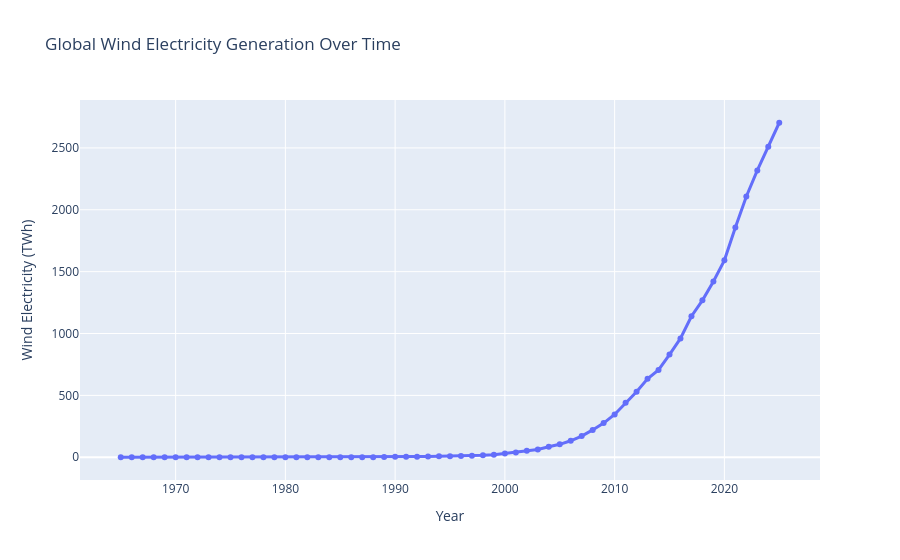

Notebook source saved alongside this figure:
### Code cell
import plotly.express as px

fig = px.line(
    wind_trend,
    x="year",
    y="wind_electricity",
    title="Global Wind Electricity Generation Over Time",
    labels={
        "year": "Year",
        "wind_electricity": "Wind Electricity (TWh)"
    },
    markers=True
)

fig.update_traces(
    line=dict(width=3),
    marker=dict(size=6)
)

fig.show()

### Figure 1 — Plotly figure (JSON) as saved in the notebook; plotly's stock layout.template omitted (floating-point values rounded to 4 significant figures)
{"data": [{"hovertemplate": "Year=%{x}<br>Wind Electricity (TWh)=%{y}<extra></extra>", "legendgroup": "", "line": {"color": "#636efa", "dash": "solid", "width": 3}, "marker": {"size": 6, "symbol": "circle"}, "mode": "lines+markers", "name": "", "orientation": "v", "showlegend": false, "type": "scatter", "x": [1965, 1966, 1967, 1968, 1969, 1970, 1971, 1972, 1973, 1974, 1975, 1976, 1977, 1978, 1979, 1980, 1981, 1982, 1983, 1984, 1985, 1986, 1987, 1988, 1989, 1990, 1991, 1992, 1993, 1994, 1995, 1996, 1997, 1998, 1999, 2000, 2001, 2002, 2003, 2004, 2005, 2006, 2007, 2008, 2009, 2010, 2011, 2012, 2013, 2014, 2015, 2016, 2017, 2018, 2019, 2020, 2021, 2022, 2023, 2024, 2025], "xaxis": "x", "y": [0.0, 0.0, 0.0, 0.0, 0.0, 0.0, 0.0, 0.0, 0.0, 0.0, 0.0, 0.0, 0.0, 0.003, 0.006, 0.01, 0.01, 0.019, 0.033, 0.045, 0.064, 0.139, 0.196, 0.332, 2.649, 3.632, 4.196, 4.747, 5.768, 7.639, 8.463, 9.217, 11.99, 15.94, 21.09, 31.14, 38.17, 52.19, 63.17, 85.45, 104.4, 133.2, 171.2, 220.8, 276.3, 346.0, 440.0, 529.3, 634.1, 706.1, 829.6, 960.3, 1139.0, 1268.0, 1421.0, 1591.0, 1857.0, 2108.0, 2318.0, 2509.0, 2703.0], "yaxis": "y"}], "layout": {"legend": {"tracegroupgap": 0}, "title": {"text": "Global Wind Electricity Generation Over Time"}, "xaxis": {"anchor": "y", "domain": [0, 1], "title": {"text": "Year"}}, "yaxis": {"anchor": "x", "domain": [0, 1], "title": {"text": "Wind Electricity (TWh)"}}}}
